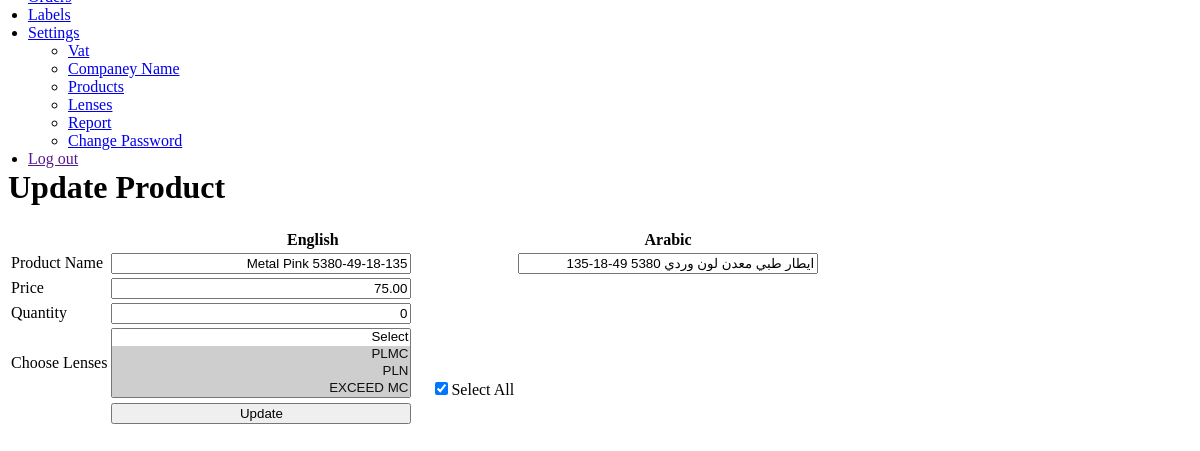
The app's page /product_edit.php?id=3 with its own data.
### tables this page shows
CREATE TABLE `products` (
  `id` int(11) NOT NULL,
  `product_name` varchar(255) NOT NULL,
  `product_arabic` varchar(255) NOT NULL,
  `product_price` decimal(10,2) NOT NULL,
  `product_qty` int(11) NOT NULL,
  `ischecked` int(2) NOT NULL DEFAULT '0'
);

### product_edit.php (the view, shortened to what this page needs)
<?php
$product_id = $_GET['id'];
$product_select = "SELECT * FROM products WHERE id='".$product_id."'";
$product_query = mysql_query($product_select);
$product_fetch = mysql_fetch_assoc($product_query);
$paired_lens_query = mysql_query("SELECT lens_id FROM lens_relation WHERE product_id = '".$product_id."' ");
$pairedLensArray = array();
while($pairedLens = mysql_fetch_assoc($paired_lens_query))
{
	array_push($pairedLensArray, $pairedLens['lens_id']);
}
require_once 'inc/page_menu.php';
?>
<link href="css/fSelect.css" rel="stylesheet">
<div class="content-header">
	<div class="header-section">
		<h1>Update Product</h1>
	</div>
</div>
<div class="block full block-alt-noblabel">
	<form id="LabelForm" method="post">
	<div class="table-responsive">
		<table id="general-table" class="table table-striped table-vcenter">
			<thead>
				<tr>
					<th></th>
					<th>English</th>
					<th>Arabic</th>
				</tr>
			</thead>
			<tbody>
				<tr>
					<td>Product Name</td>
					<td valign="top">
						<input type="text" name="product_name" value="<?php echo $product_fetch['product_name']; ?>" id="product_name" class="form-control" style="direction: rtl; width:300px;">
					</td>
					<td valign="top">
						<input type="text" value="<?php echo $product_fetch['product_arabic']; ?>" name="product_arabic"  id="product_arabic" class="form-control" style="direction: rtl; width:300px;" />
					</td>
				</tr>
				<tr>
					<td>Price</td>
					<td valign="top">
						<input type="number" name="product_price" value="<?php echo $product_fetch['product_price']; ?>" id="product_price" class="form-control" style="direction: rtl; width:300px;">
					</td>
				</tr>
				<tr>
					<td>Quantity</td>
					<td valign="top">
						<input type="number" name="product_qty"  id="product_qty" class="form-control" value="<?php echo $product_fetch['product_qty']; ?>" style="direction: rtl; width:300px;">
					</td>
				</tr>
				<tr>
					<td>Choose Lenses</td>
					<td valign="top">
						<select name="lenses_ids" id="lenses_ids" class="form-control lenses" style="direction: rtl; width:300px;" multiple="multiple">
							<option value="">Select</option>
							<?php
							$lense_select = "SELECT * FROM lenses";
							$lense_select_query = mysql_query($lense_select);
							if(mysql_num_rows($lense_select_query) > 0) {
								while ($lense_fetch = mysql_fetch_assoc($lense_select_query)) {
							?>
							<option value="<?php echo $lense_fetch['id']; ?>" <?php if(in_array($lense_fetch['id'], $pairedLensArray)) echo 'selected=selected'; ?>><?php echo $lense_fetch['lens_name']; ?></option>
						<?php } }
							?>
						</select>
						<input type="checkbox" id="checkbox" name="selectCheck" style="margin-left:20px;" <?php if($product_fetch['ischecked'] == 1) echo 'checked="checked"'; ?> >Select All
					</td>
				</tr>
				<tr>
					<td></td>
					<td valign="top"><input type="button" class="form-control btn btn-sm btn-primary" onClick="UpdateRecord(<?php echo $product_fetch['id'];?>);" value="Update" style="width:300px;"> </td>
				</tr>
			</tbody>
		</table>
	</div>
	</form>
</div>

### records on screen
products: product_name "Metal Pink 5380-49-18-135", product_arabic "ايطار طبي معدن لون وردي 5380 49-18-135", product_price "75.00", product_qty "0", ischecked "☑"

### other values on screen
form field lenses_ids "Select / PLMC ☑ / PLN ☑ / EXCEED MC ☑"
